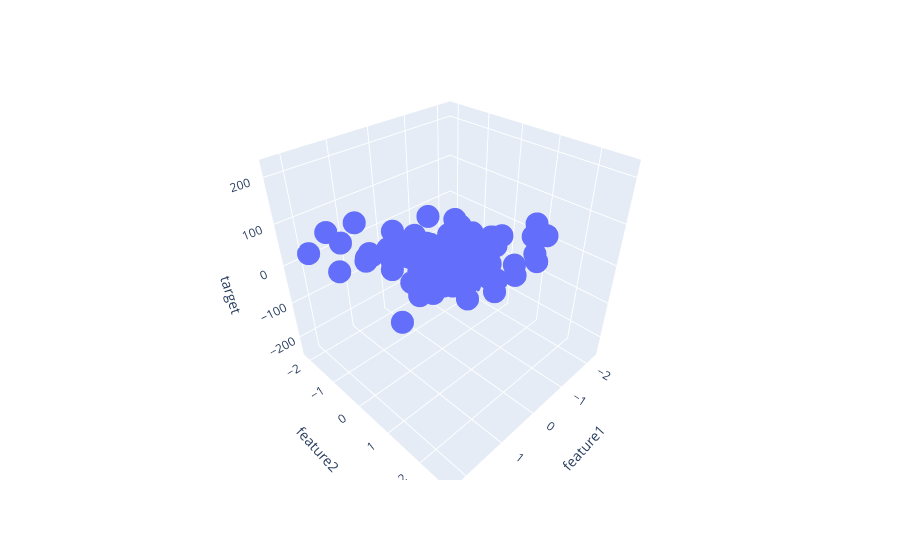

The notebook cell this image was saved under:
### Code cell
fig=px.scatter_3d(df,x="feature1",y="feature2",z="target")
fig.show()
